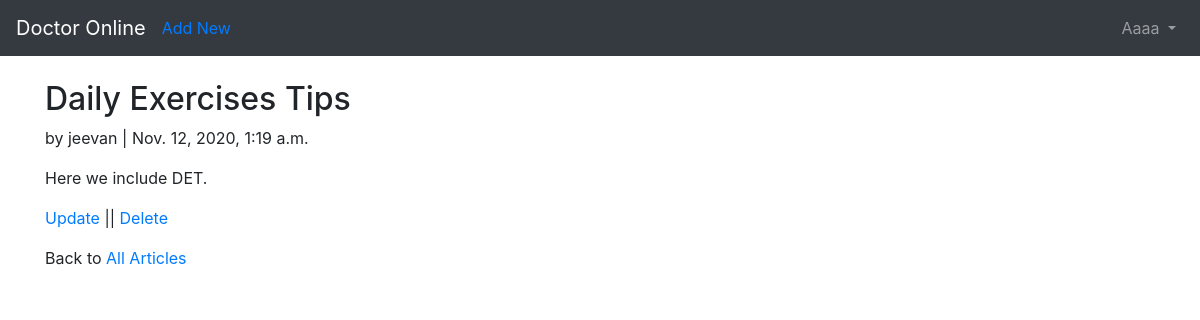
The app's page /articles/3/ (signed in) with its own data.
### users/models.py (models this page shows)
class CustomUser(AbstractUser):
	age=models.PositiveIntegerField(null=True,blank=True)

### articles/models.py (models this page shows, shortened)
class Article(models.Model):
   title=models.CharField(max_length=255)
   body=models.TextField()
   date=models.DateTimeField(auto_now_add=True)
   author=models.ForeignKey(
   get_user_model(),
   on_delete=models.CASCADE,
   )

### articles/views.py (the view)
# urls.py: path('<int:pk>/',ArticleDetailView.as_view(),name='article_detail'),
class ArticleDetailView(DetailView):
   model=Article
   template_name='article_detail.html'

### templates/article_detail.html
{% extends "base.html" %}
{% block content %}
<div class="article-entry">
   <h2>{{ object.title }}</h2>
      <p>by {{ object.author }} | {{object.date}}</p>
      <p>{{ object.body }}</p>
</div>
<p><a href="{% url 'article_update' article.pk %}"> Update </a>||
<a href="{% url 'article_delete' article.pk %}"> Delete </a></p>
<p>Back to<a href="{% url 'article_list'%}"> All Articles </a></p>
{% endblock content %}

### templates/base.html (shortened to what this page needs)
<!doctype html>
<html lang="en">
<head>
 <link rel="stylesheet"
href="https://stackpath.bootstrapcdn.com/bootstrap/4.1.3/css/\
bootstrap.min.css"
integrity="sha384-MCw98/SFnGE8fJT3GXwEOngsV7Zt27NXFoaoApmYm81i\
uXoPkFOJwJ8ERdknLPMO"
crossorigin="anonymous">
</head>
<body>
<nav class="navbar navbar-expand-md navbar-dark bg-dark mb-4">
<a class="navbar-brand" href="{% url 'home' %}">Doctor Online</a>
{% if user.is_authenticated %}
<ul class="navbar-nav mr-auto">
<li class="nav-item"><a href="{%url 'article_new' %}"> Add New </a></li>
</ul>
{% endif %}
<div class="collapse navbar-collapse" id="navbarCollapse">
{% if user.is_authenticated %}
<ul class="navbar-nav ml-auto">
<li class="nav-item">
<a class="nav-link dropdown-toggle" href="#" id="userMenu"
data-toggle="dropdown" aria-haspopup="true"
aria-expanded="false"> {{ user.username }} </a>
</li>
</ul>
{% else %}
<form class="form-inline ml-auto">
<a href="{% url 'login' %}" class="btn btn-outline-secondary"> Log In</a>
<a href="{% url 'signup' %}" class="btn btn-primary ml-2"> Sign up</a>
</form>
{% endif %}
</div>
</nav>
<div class="container">
{% block content %}
{% endblock content %}
</div>
</body>
</html>

### records on screen
CustomUser: username "Aaaa"
Article: title "Daily Exercises Tips", author "jeevan", date "Nov. 12, 2020, 1:19 a.m.", body "Here we include DET."
